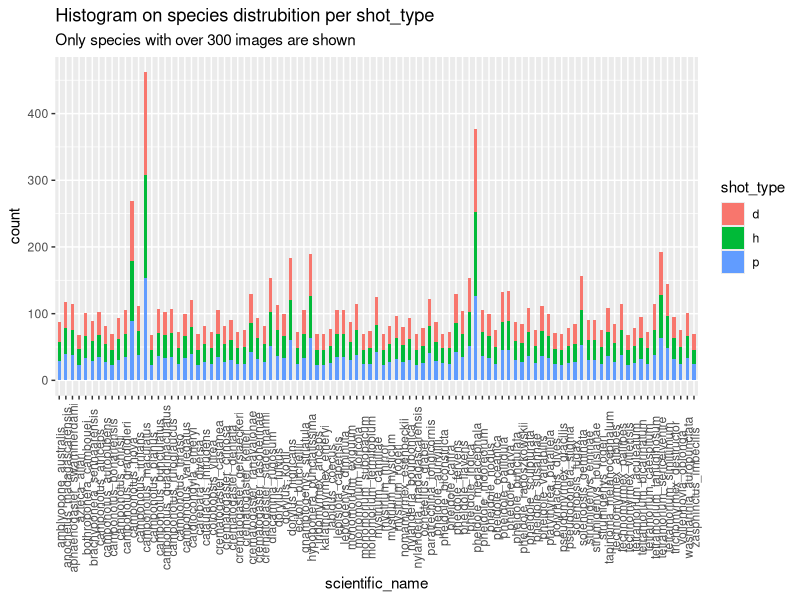

This figure's R source:
## ---- chunk 1
setwd("~/Google Drive/4. Biologie/Studie Biologie/Master Year 2/Internship CNN/8. FormicID/FormicID/stat/top101")

library(ggplot2)

top101 = read.csv('top101.csv')
head(top101)
## ---- chunk 2
# Plot
g <- ggplot(top101, aes(scientific_name))
g + geom_bar(aes(fill=shot_type), width = 0.5) + 
  theme(axis.text.x = element_text(angle=90, vjust=0.6)) + 
  labs(title="Histogram on species distrubition per shot_type", 
       subtitle="Only species with over 300 images are shown") 
